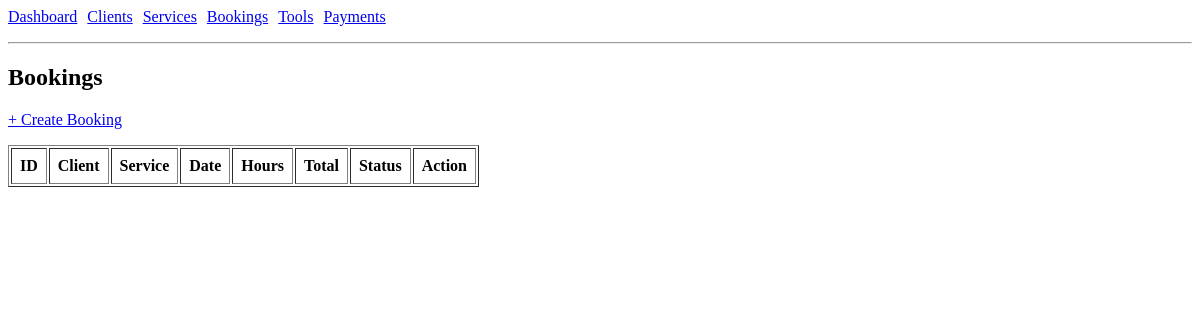
/pages/bookings_list.php, run on an earlier commit of the app's database.
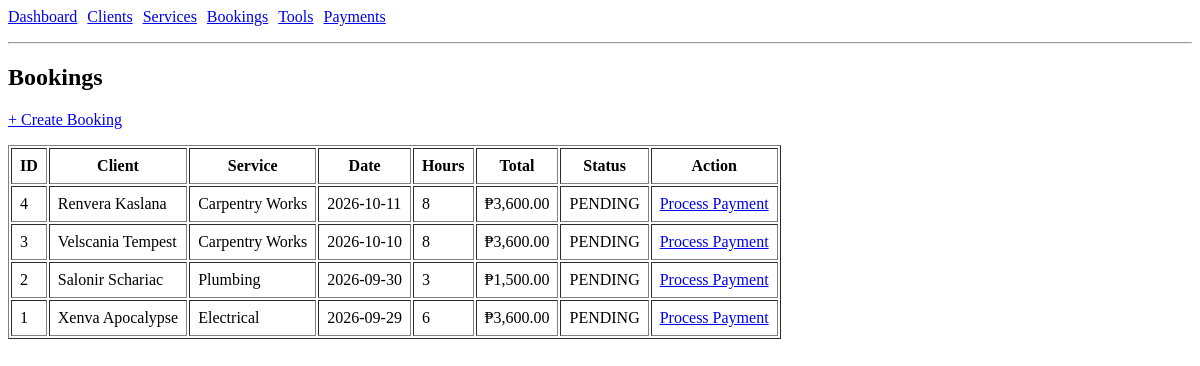
And on a later commit of the database.
### tables this page shows
CREATE TABLE `bookings` (
  `booking_id` int(11) NOT NULL,
  `client_id` int(11) NOT NULL,
  `service_id` int(11) NOT NULL,
  `booking_date` date NOT NULL,
  `hours` int(11) NOT NULL DEFAULT 1,
  `hourly_rate_snapshot` decimal(10,2) NOT NULL DEFAULT 0.00,
  `total_cost` decimal(10,2) NOT NULL DEFAULT 0.00,
  `status` varchar(30) NOT NULL DEFAULT 'PENDING',
  `created_at` timestamp NOT NULL DEFAULT current_timestamp()
);

CREATE TABLE `clients` (
  `client_id` int(11) NOT NULL,
  `full_name` varchar(150) NOT NULL,
  `email` varchar(150) NOT NULL,
  `phone` varchar(50) DEFAULT NULL,
  `address` varchar(255) DEFAULT NULL,
  `created_at` timestamp NOT NULL DEFAULT current_timestamp()
);

CREATE TABLE `services` (
  `service_id` int(11) NOT NULL,
  `service_name` varchar(150) NOT NULL,
  `description` text DEFAULT NULL,
  `hourly_rate` decimal(10,2) NOT NULL DEFAULT 0.00,
  `is_active` tinyint(1) NOT NULL DEFAULT 1,
  `created_at` timestamp NOT NULL DEFAULT current_timestamp()
);

### pages/bookings_list.php (the view)
<?php
include "../db.php";
$sql = "
SELECT b.*, c.full_name AS client_name, s.service_name
FROM bookings b
JOIN clients c ON b.client_id = c.client_id
JOIN services s ON b.service_id = s.service_id
ORDER BY b.booking_id DESC
";
$result = mysqli_query($conn, $sql);
?>
<!doctype html>
<html>
<head><meta charset="utf-8"><title>Bookings</title></head>
<body>
<?php include "../nav.php"; ?>
<h2>Bookings</h2>
<p><a href="bookings_create.php">+ Create Booking</a></p>
<table border="1" cellpadding="8">
  <tr>
    <th>ID</th><th>Client</th><th>Service</th><th>Date</th><th>Hours</th><th>Total</th><th>Status</th><th>Action</th>
  </tr>
  <?php while($b = mysqli_fetch_assoc($result)) { ?>
    <tr>
      <td><?php echo $b['booking_id']; ?></td>
      <td><?php echo $b['client_name']; ?></td>
      <td><?php echo $b['service_name']; ?></td>
      <td><?php echo $b['booking_date']; ?></td>
      <td><?php echo $b['hours']; ?></td>
      <td>₱<?php echo number_format($b['total_cost'],2); ?></td>
      <td><?php echo $b['status']; ?></td>
      <td>
        <a href="payment_process.php?booking_id=<?php echo $b['booking_id']; ?>">Process Payment</a>
      </td>
    </tr>
  <?php } ?>
</table>
</body>
</html>

### nav.php (shortened to what this page needs)
<div style="display:flex; gap:10px; flex-wrap:wrap; margin-bottom:16px;">
  <a href="/PHP-DB-Connection/index.php">Dashboard</a>
  <a href="/PHP-DB-Connection/pages/clients_list.php">Clients</a>
  <a href="/PHP-DB-Connection/pages/services_list.php">Services</a>
  <a href="/PHP-DB-Connection/pages/bookings_list.php">Bookings</a>
  <a href="/PHP-DB-Connection/pages/tools_list_assign.php">Tools</a>
  <a href="/PHP-DB-Connection/pages/payments_list.php">Payments</a>
</div>
<hr>

What changed in the data, as far as the page shows it:
added bookings: booking_id "4", client.full_name "Renvera Kaslana", service.service_name "Carpentry Works", booking_date "2026-10-11", hours "8", total_cost "3,600.00", status "PENDING"
added bookings: booking_id "3", client.full_name "Velscania Tempest", service.service_name "Carpentry Works", booking_date "2026-10-10", hours "8", total_cost "3,600.00", status "PENDING"
added bookings: booking_id "2", client.full_name "Salonir Schariac", service.service_name "Plumbing", booking_date "2026-09-30", hours "3", total_cost "1,500.00", status "PENDING"
added bookings: booking_id "1", client.full_name "Xenva Apocalypse", service.service_name "Electrical", booking_date "2026-09-29", hours "6", total_cost "3,600.00", status "PENDING"
